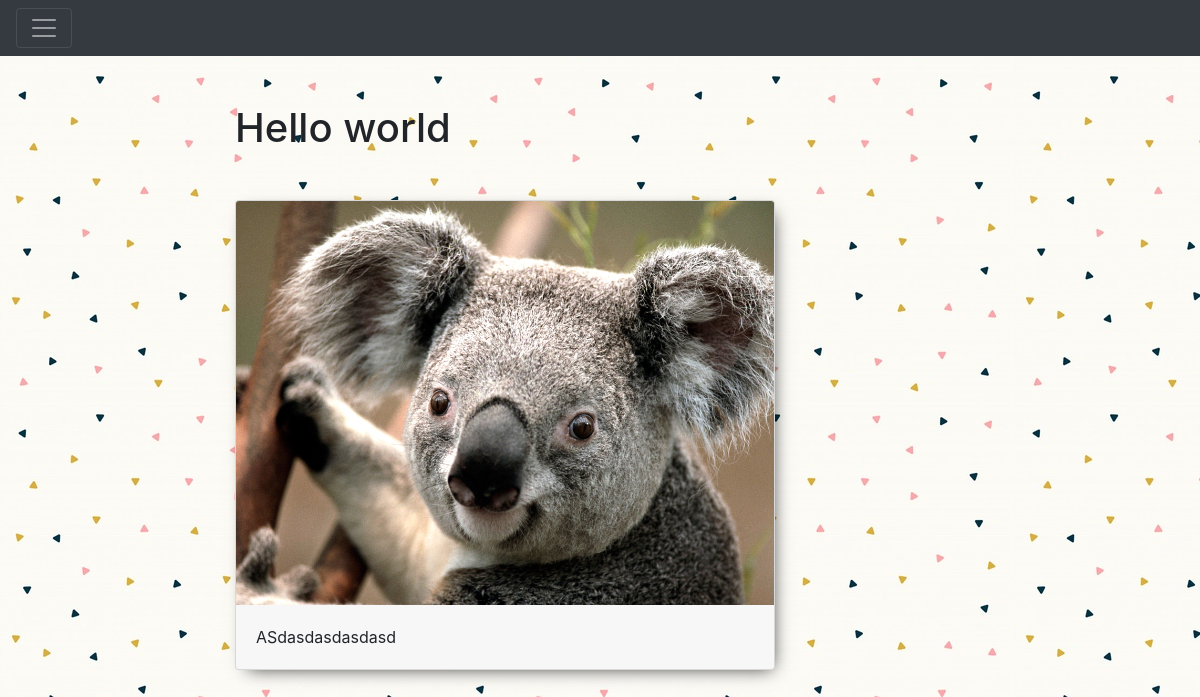
Screenshot of /blog/post/hello-world-1552064059/ with the database file from the repository.
### blog/models.py (models this page shows, shortened)
class Post(models.Model):
    title = models.CharField(max_length=150, db_index=True)
    slug = models.SlugField(max_length=150, unique=True,blank=True)
    body = models.TextField(blank=True, db_index=True)
    date_pub = models.DateTimeField(auto_now_add=True)
    tags = models.ManyToManyField('Tag', blank=True, related_name='posts')
    img = models.ImageField(upload_to='images/', null=True, blank=True)

### blog/views.py (the view)
# urls.py: path('post/<str:slug>/', PostDetail.as_view(), name='post_detail_url' ),
class PostDetail(ObjectDetailMixin, View):
    model = Post
    template = 'blog/post_detail.html'

### blog/utils.py (called while the page is built)
    def get(self, request, slug):
        obj = get_object_or_404(self.model, slug__iexact=slug)
        return render(request, self.template, context={self.model.__name__.lower():obj, 'admin_object':obj, 'detail': True})

### blog/templates/blog/post_detail.html (shortened to what this page needs)
{% extends 'blog/base_blog.html' %}
{% block content %}
    <h1 class="mb-5">
    {{post.title}}
  </h1>
<div class="card">
  {% if post.img %}
    <img class="card-img-top" src="{{ post.img.url  }}" width="400" >
  {%endif%}
  <div class="card-body">
    <p class="card-text"> {{post.body}}</p>
  </div>
</div>
{% endblock %}

### static/css/styles.css (style rules this page uses)
body { background-color: #000000; background-image: url('/media/images/1.png'); background-repeat: repeat; }
.card { background-color: #f7f7f7; -webkit-box-shadow: 5px 6px 17px -8px rgba(0,0,0,0.85); -moz-box-shadow: 5px 6px 17px -8px rgba(0,0,0,0.85); box-shadow: 5px 6px 17px -8px rgba(0,0,0,0.85); }

### templates/base.html (style rules this page uses)
body { background-image: url('/media/images/pattern.png'); background-repeat: repeat; }

### rows the page displays
Post: title "Hello world", img (picture), body "ASdasdasdasdasd"
